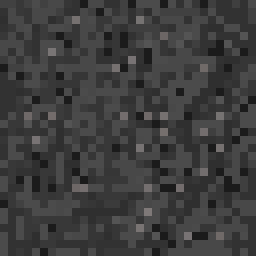
#> input picture fenysha_events/tools/animated_tile_generator/input/asphalt.png, 32 x 32 px (shown 8 times larger); its folder holds only this picture in this run
$ python generator.py
#> lines starting #> are read from the running program, lines starting #| are printed output that depends on the picture
import argparse
import os
import struct
import sys
import zlib
from io import BytesIO

from PIL import Image
import numpy as np


def seamless_shift(img: Image.Image, dx: int, dy: int) -> Image.Image:
    arr = np.array(img)
    arr = np.roll(arr, dy, axis=0)
    arr = np.roll(arr, dx, axis=1)
    return Image.fromarray(arr)


def generate_animation_frames(
    img: Image.Image, dx: int, dy: int, frames: int, size: int
) -> list[Image.Image]:
    frame_list = []
    for i in range(frames):
        offset_x = (dx * i) % size
        offset_y = (dy * i) % size
        frame = seamless_shift(img, offset_x, offset_y)
        frame_list.append(frame)
    return frame_list


def save_png_with_ztxt(img: Image.Image, key: str, text: str, path: str):
    buf = BytesIO()
    img.save(buf, format="PNG")
    png_bytes = buf.getvalue()

    pos = 8
    while True:
        if pos >= len(png_bytes):
            raise ValueError("IHDR not found in PNG")
        chunk_len = struct.unpack(">I", png_bytes[pos : pos + 4])[0]
        chunk_type = png_bytes[pos + 4 : pos + 8]
        if chunk_type == b"IHDR":
            after_ihdr_pos = pos + 4 + 4 + chunk_len + 4
            break
        pos += 4 + 4 + chunk_len + 4

    keyword = key.encode("ascii") + b"\0"
    comp_method = b"\0"
    compressed = zlib.compress(text.encode("utf-8"), level=6)
    payload = keyword + comp_method + compressed

    chunk_len_b = struct.pack(">I", len(payload))
    chunk_type_b = b"zTXt"
    crc_input = chunk_type_b + payload
    crc = struct.pack(">I", zlib.crc32(crc_input) & 0xFFFFFFFF)

    ztxt_chunk = chunk_len_b + chunk_type_b + payload + crc

    new_png = png_bytes[:after_ihdr_pos] + ztxt_chunk + png_bytes[after_ihdr_pos:]

    with open(path, "wb") as f:
        f.write(new_png)


def create_dmi(
    state_data: list[tuple[str, list[Image.Image], float]],
    icon_size: int,
    output_path: str,
):
    if not state_data:
        return

    total_frames = sum(len(frames) for _, frames, _ in state_data)
    big_height = icon_size * total_frames
    big_img = Image.new("RGBA", (icon_size, big_height))

    y = 0
    for _, frame_list, _ in state_data:
        for frame in frame_list:
            big_img.paste(frame, (0, y))
            y += icon_size

    dmi_desc = "# BEGIN DMI\nversion = 4.0\n"
    dmi_desc += f"width = {icon_size}\nheight = {icon_size}\n"

    for state_name, frame_list, state_delay in state_data:
        frame_count = len(frame_list)

        dmi_desc += f'state = "{state_name}"\n'
        dmi_desc += "\tdirs = 1\n"
        dmi_desc += f"\tframes = {frame_count}\n"

        if frame_count > 1:
            delay_str = ",".join([str(state_delay)] * frame_count)
            dmi_desc += f"\tdelay = {delay_str}\n"

    dmi_desc += "# END DMI\n"

    save_png_with_ztxt(big_img, "Description", dmi_desc, output_path)


# [98 lines left out: functions process_single_tile, process_folder, not called in this run]


def auto_mode():
    """Automatic mode without parameters"""
    current_dir = os.getcwd()
    input_path = os.path.join(current_dir, "input")
    output_dir = os.path.join(current_dir, "output")

    if not os.path.isdir(input_path):
        raise ValueError(f"'input' folder not found!\nExpected path: {input_path}")

    os.makedirs(output_dir, exist_ok=True)

    print("🚀 Auto mode: processing 'input' folder → 'output' with three speeds...")

    png_files = sorted(
        [os.path.join(input_path, f) for f in os.listdir(input_path) if f.lower().endswith(".png")]
    )
    if not png_files:
        raise ValueError("There are no PNG files in the 'input' folder!")

    variants = [
        ("moving", 2, 0.1)
    ]

    state_data = []
    first_size = None
    frames = 32
    dx, dy = -1, 0  # right

    for png_path in png_files:
        img = Image.open(png_path).convert("RGBA")
#> img is the input picture: PIL image 32x32 RGBA; mean R, G, B, A 61, 60.8, 60.8, 255
        size = img.width
#> size = 32
        if img.height != size:
            raise ValueError(f"Tile {os.path.basename(png_path)} must be square!")

        if first_size is None:
            first_size = size
#> first_size = 32
        elif size != first_size:
            raise ValueError("All tiles must be the same size!")

        state_base = os.path.splitext(os.path.basename(png_path))[0]

        for suffix, var_speed, var_delay in variants:
            dx_s = dx * var_speed
            dy_s = dy * var_speed
            frame_list = generate_animation_frames(img, dx_s, dy_s, frames, size)
            full_name = f"{state_base}_{suffix}"
            state_data.append((f"{state_base}_still", [img], 1))
            state_data.append((full_name, frame_list, var_delay))
#> this loop made 1 pass
#> pass 1, in seamless_shift (call 2), `arr = np.roll(arr, dx, axis=1)`:
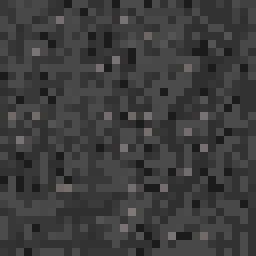
#> arr: shape (32, 32, 4) (shown 8 times larger); mean R, G, B, A 61, 60.8, 60.8, 255
#> pass 1, in seamless_shift (call 3), `arr = np.roll(arr, dx, axis=1)`:
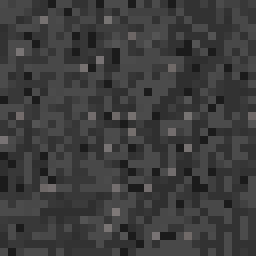
#> arr: shape (32, 32, 4) (shown 8 times larger); mean R, G, B, A 61, 60.8, 60.8, 255
#> pass 1, in seamless_shift (call 4), `arr = np.roll(arr, dx, axis=1)`:
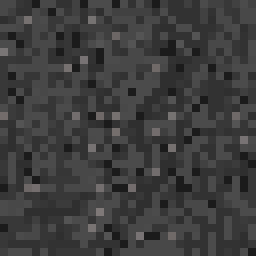
#> arr: shape (32, 32, 4) (shown 8 times larger); mean R, G, B, A 61, 60.8, 60.8, 255
#> pass 1, in seamless_shift (call 5), `arr = np.roll(arr, dx, axis=1)`:
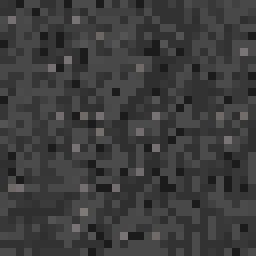
#> arr: shape (32, 32, 4) (shown 8 times larger); mean R, G, B, A 61, 60.8, 60.8, 255
#> after the loop, state_data = 2 items

    dmi_path = os.path.join(output_dir, "tiles_flow.dmi")
    create_dmi(state_data, first_size, dmi_path)
#> in create_dmi, `total_frames = sum(len(frames) for _, frames, _ in state_data)`: total_frames = 33
#> in create_dmi, `big_height = icon_size * total_frames`: big_height = 1056
#> in create_dmi, `big_img = Image.new("RGBA", (icon_size, big_height))`: big_img: PIL image 32x1056 RGBA; every value is 0
#> the loop in create_dmi, `for _, frame_list, _ in state_data:` made 2 passes
#> after the loop in create_dmi, `for _, frame_list, _ in state_data:`:
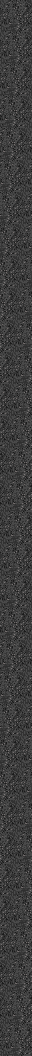
#> big_img: PIL image 32x1056 RGBA; mean R, G, B, A 61, 60.8, 60.8, 255
#> after the loop in create_dmi, `for _, frame_list, _ in state_data:`:
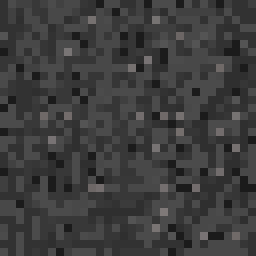
#> frame: PIL image 32x32 RGBA (shown 8 times larger); mean R, G, B, A 61, 60.8, 60.8, 255
#> the loop in create_dmi, `for state_name, frame_list, state_delay in state_data:` made 2 passes
#> (state_name, state_delay, frame_count) on passes 1 to 2: ('asphalt_still', 1, 1), ('asphalt_moving', 0.1, 32)

if __name__ == "__main__":
    if len(sys.argv) == 1:  # Run without parameters → auto mode
        auto_mode()
    else:
        # Normal mode with arguments
        parser = argparse.ArgumentParser(
            description="Seamless tile animation + export to BYOND .dmi"
        )
        parser.add_argument("input", help="Path to a PNG tile OR a folder of PNG tiles")
        parser.add_argument("-d", "--direction", default="down", help="Direction...")
        parser.add_argument("-s", "--speed", type=int, default=1, help="Shift speed")
        parser.add_argument("-f", "--frames", type=int, default=32, help="Number of frames")
        parser.add_argument("-fd", "--frame-delay", type=int, default=1, help="Frame delay in .dmi")
        parser.add_argument("-o", "--output", help="Folder to save to")

        args = parser.parse_args()

        dir_map = {
            "right": (1, 0), "left": (-1, 0), "down": (0, 1), "up": (0, -1),
            "down_right": (1, 1), "down_left": (-1, 1),
            "up_right": (1, -1), "up_left": (-1, -1),
        }
        d_str = args.direction.lower().replace(" ", "_").replace("-", "_")
        if d_str in dir_map:
            dx, dy = dir_map[d_str]
        else:
            try:
                parts = [int(x) for x in d_str.replace(",", " ").split() if x]
                dx = parts[0]
                dy = parts[1] if len(parts) > 1 else 0
            except:
                raise ValueError(f"Unknown direction '{args.direction}'.")

        if args.output is None:
            if os.path.isdir(args.input):
                base = os.path.basename(os.path.normpath(args.input))
            else:
                base = os.path.splitext(os.path.basename(args.input))[0]
            output_dir = f"{base}_flow_{d_str}"
        else:
            output_dir = args.output
        os.makedirs(output_dir, exist_ok=True)

        if os.path.isfile(args.input) and args.input.lower().endswith(".png"):
            process_single_tile(
                args.input, output_dir, dx, dy, args.speed, args.frames, args.frame_delay
            )
        elif os.path.isdir(args.input):
            process_folder(
                args.input, output_dir, dx, dy, args.speed, args.frames, args.frame_delay
            )
        else:
            raise ValueError("Specify a PNG file or a folder of PNG files!")

$ run again, on fenysha_events/tools/animated_tile_generator/input/asphalt_top.png
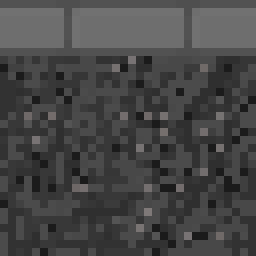
#> input picture fenysha_events/tools/animated_tile_generator/input/asphalt_top.png, 32 x 32 px (shown 8 times larger)
#> in auto_mode, img is the input picture: PIL image 32x32 RGBA; mean R, G, B, A 69.7, 69.6, 69.6, 255
#> after the loop in auto_mode, `for suffix, var_speed, var_delay in variants:`: state_data = 2 items
#> total_frames = 33
#> big_height = 1056
#> the loop in create_dmi, `for _, frame_list, _ in state_data:` made 2 passes
#> after the loop in create_dmi, `for _, frame_list, _ in state_data:`:
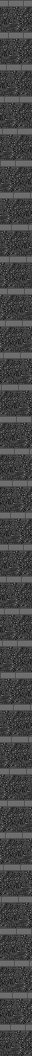
#> big_img: PIL image 32x1056 RGBA; mean R, G, B, A 69.7, 69.6, 69.6, 255
#> after the loop in create_dmi, `for _, frame_list, _ in state_data:`:
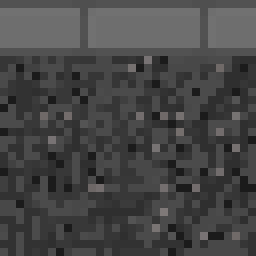
#> frame: PIL image 32x32 RGBA (shown 8 times larger); mean R, G, B, A 69.7, 69.6, 69.6, 255
#> the loop in create_dmi, `for state_name, frame_list, state_delay in state_data:` made 2 passes
#> (state_name, state_delay, frame_count) on passes 1 to 2: ('asphalt_top_still', 1, 1), ('asphalt_top_moving', 0.1, 32)
